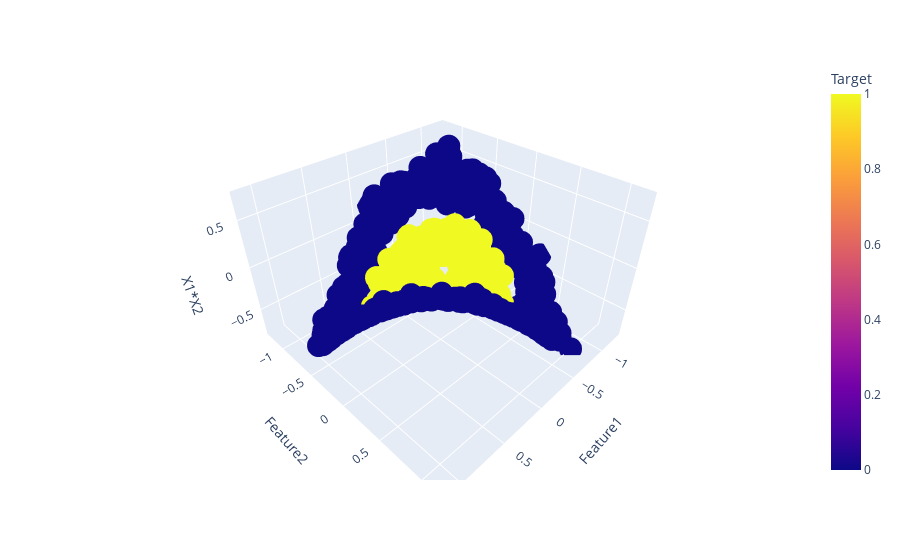

Notebook cell for this chart:
### Code cell
import plotly.express as px
px.scatter_3d(df, x='Feature1', y='Feature2', z='X1*X2', color='Target')

### Figure 1 — Plotly figure (JSON) as saved in the notebook; plotly's stock layout.template omitted (floating-point values rounded to 4 significant figures; data arrays with more than 128 entries replaced by an {"elided": "..."} marker saying what was removed)
{"data": [{"hovertemplate": "Feature1=%{x}<br>Feature2=%{y}<br>X1*X2=%{z}<br>Target=%{marker.color}<extra></extra>", "legendgroup": "", "marker": {"color": {"elided": "1000 int values"}, "coloraxis": "coloraxis", "symbol": "circle"}, "mode": "markers", "name": "", "scene": "scene", "showlegend": false, "type": "scatter3d", "x": {"elided": "1000 float values"}, "y": {"elided": "1000 float values"}, "z": {"elided": "1000 float values"}}], "layout": {"coloraxis": {"colorbar": {"title": {"text": "Target"}}, "colorscale": [[0, "#0d0887"], [0.1111, "#46039f"], [0.2222, "#7201a8"], [0.3333, "#9c179e"], [0.4444, "#bd3786"], [0.5556, "#d8576b"], [0.6667, "#ed7953"], [0.7778, "#fb9f3a"], [0.8889, "#fdca26"], [1, "#f0f921"]]}, "legend": {"tracegroupgap": 0}, "margin": {"t": 60}, "scene": {"domain": {"x": [0, 1], "y": [0, 1]}, "xaxis": {"title": {"text": "Feature1"}}, "yaxis": {"title": {"text": "Feature2"}}, "zaxis": {"title": {"text": "X1*X2"}}}}}
